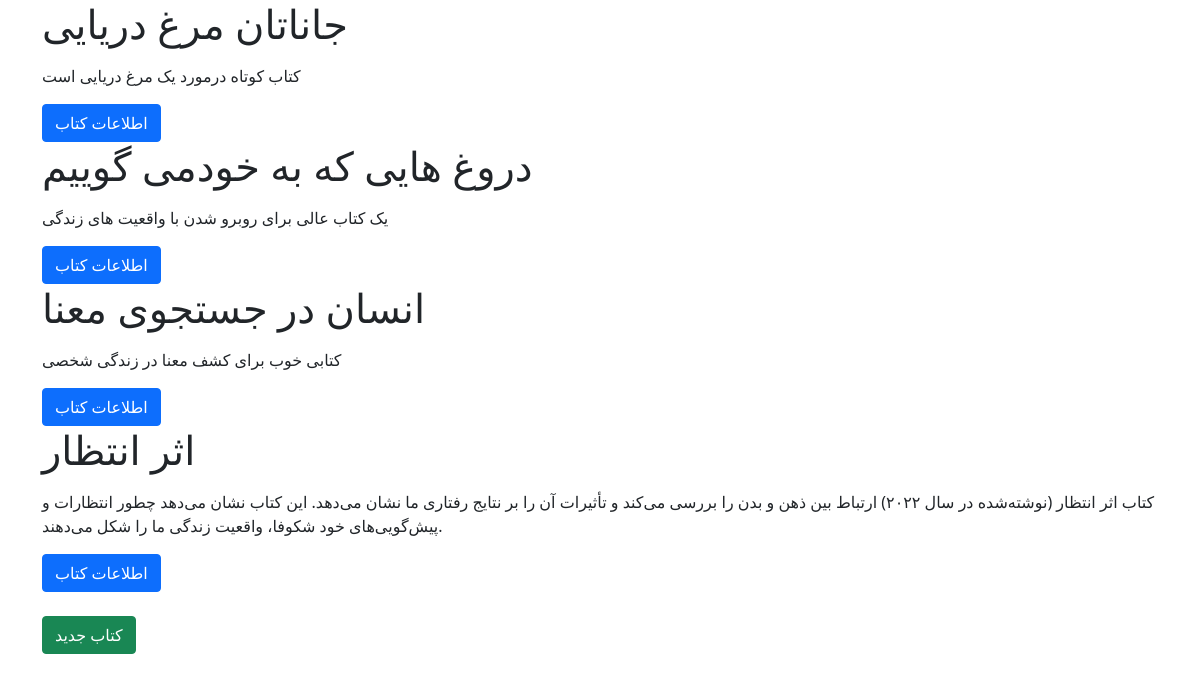
/books/, run on an earlier commit of the app's database.
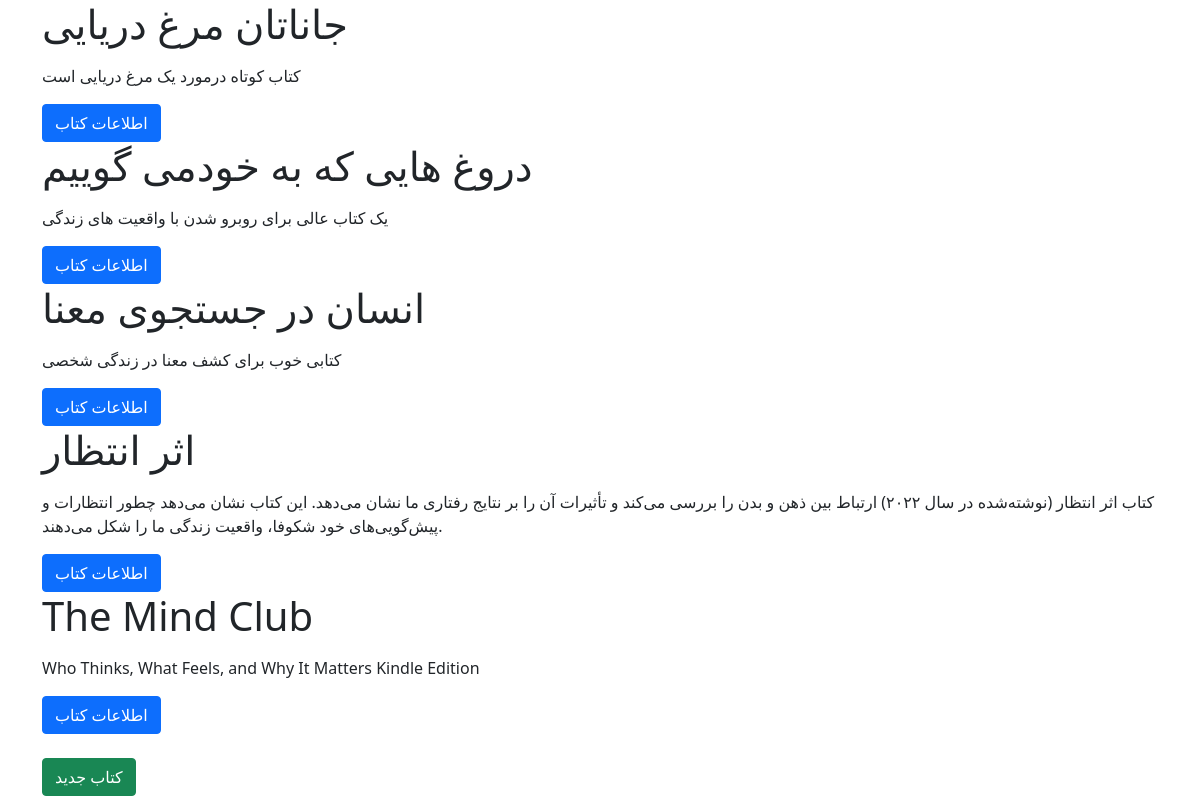
And on a later commit of the database.
### books/models.py (models this page shows, shortened)
class Book(models.Model):
    title = models.CharField(max_length=200)
    author = models.CharField(max_length=200)
    description = models.TextField()
    price = models.DecimalField(max_digits=5, decimal_places=2)
    def get_absolute_url(self):
        return reverse('book_detail', args=[self.id])

### books/views.py (the view)
# urls.py: path('', views.BookListView.as_view(), name="book_list"),
class BookListView(generic.ListView):
    model = Book
    template_name = "books/book_list.html"
    context_object_name = 'books'

### books/templates/books/book_list.html (shortened to what this page needs)
{% extends '_base.html' %}
{% block content %}
    {% for book in books %}
       <h1>{{ book.title|capfirst }}</h1>
        <p>{{ book.description|linebreaks }} </p>
        <a href="{{book.get_absolute_url }}" class="btn btn-primary">اطلاعات کتاب </a>
    {% endfor %}
    <br>
    <br>
        <a href="{% url "book_create" %}" class="btn btn-success">کتاب جدید </a>
{% endblock content %}

### templates/_base.html (shortened to what this page needs)
<!DOCTYPE HTML PUBLIC "-//W3C//DTD HTML 4.01//EN" "http://www.w3.org/TR/html4/strict.dtd">
<html lang="en">
<head>
    <link href="https://cdn.jsdelivr.net/npm/bootstrap@5.1.3/dist/css/bootstrap.min.css" rel="stylesheet"
>
</head>
<body>
<div class="container">
    {% block content %}
    {% endblock content %}
</div>
</body>
</html>

What changed in the data, as far as the page shows it:
added Book: title "The Mind Club", description "Who Thinks, What Feels, and Why It Matters Kindle Edition"
